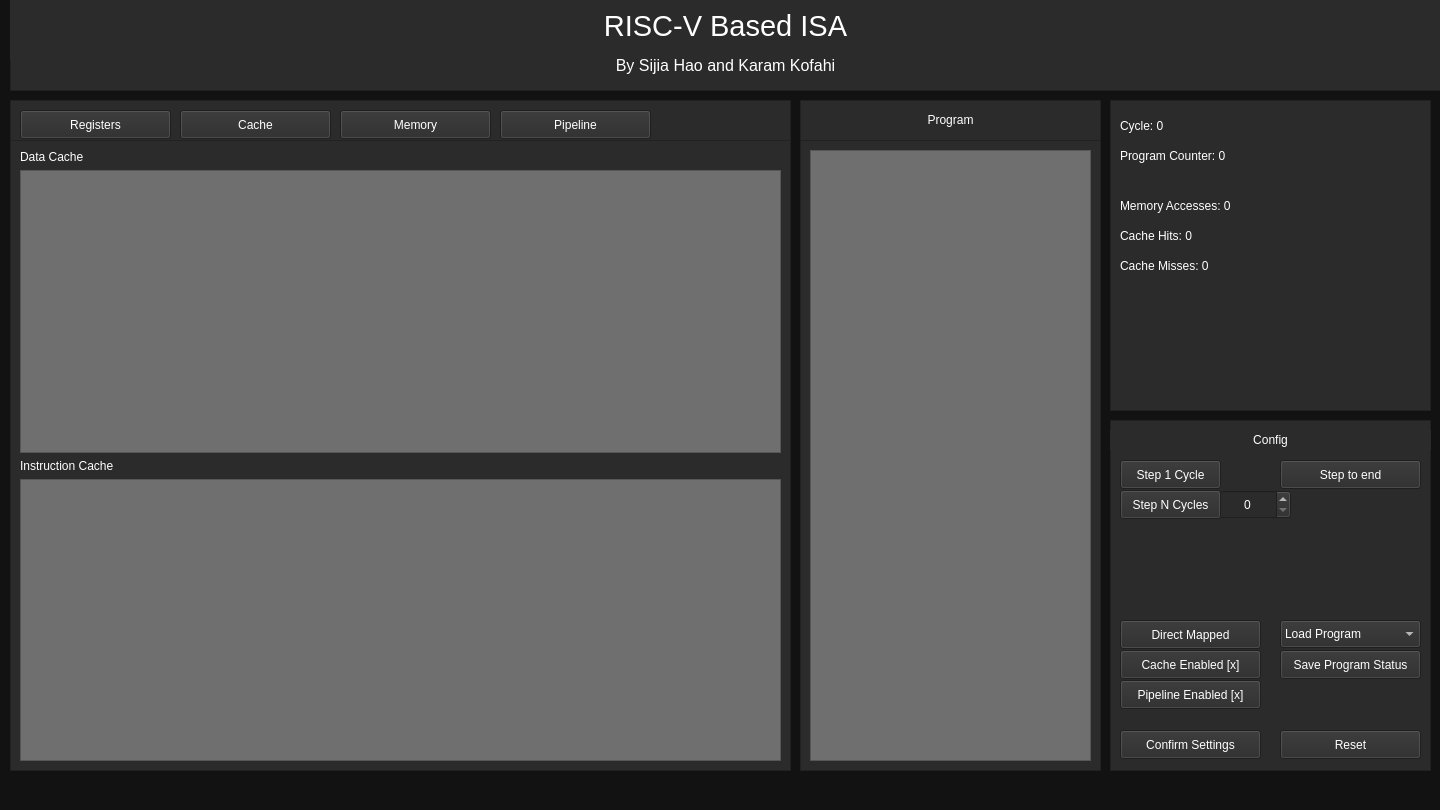
<?xml version="1.0" encoding="UTF-8"?>
<ui version="4.0">
 <class>MainWindow</class>
 <widget class="QMainWindow" name="MainWindow">
  <property name="geometry">
   <rect>
    <x>0</x>
    <y>0</y>
    <width>1440</width>
    <height>810</height>
   </rect>
  </property>
  <property name="windowTitle">
   <string>MainWindow</string>
  </property>
  <property name="styleSheet">
   <string notr="true">background-color: rgb(18, 18, 18);</string>
  </property>
  <widget class="QWidget" name="centralwidget">
   <widget class="QFrame" name="frame">
    <property name="geometry">
     <rect>
      <x>10</x>
      <y>100</y>
      <width>781</width>
      <height>671</height>
     </rect>
    </property>
    <property name="styleSheet">
     <string notr="true">background-color: rgb(43, 43, 43);</string>
    </property>
    <property name="frameShape">
     <enum>QFrame::StyledPanel</enum>
    </property>
    <property name="frameShadow">
     <enum>QFrame::Raised</enum>
    </property>
    <widget class="QPushButton" name="registerButton">
     <property name="geometry">
      <rect>
       <x>10</x>
       <y>10</y>
       <width>151</width>
       <height>29</height>
      </rect>
     </property>
     <property name="styleSheet">
      <string notr="true">background-color: rgb(43, 43, 43);
color: rgb(255, 255, 255);</string>
     </property>
     <property name="text">
      <string>Registers</string>
     </property>
    </widget>
    <widget class="QPushButton" name="cacheButton">
     <property name="geometry">
      <rect>
       <x>170</x>
       <y>10</y>
       <width>151</width>
       <height>29</height>
      </rect>
     </property>
     <property name="styleSheet">
      <string notr="true">background-color: rgb(43, 43, 43);
color: rgb(255, 255, 255);</string>
     </property>
     <property name="text">
      <string>Cache</string>
     </property>
    </widget>
    <widget class="QPushButton" name="memoryButton">
     <property name="geometry">
      <rect>
       <x>330</x>
       <y>10</y>
       <width>151</width>
       <height>29</height>
      </rect>
     </property>
     <property name="styleSheet">
      <string notr="true">background-color: rgb(43, 43, 43);
color: rgb(255, 255, 255);</string>
     </property>
     <property name="text">
      <string>Memory</string>
     </property>
    </widget>
    <widget class="QScrollArea" name="scrollArea">
     <property name="geometry">
      <rect>
       <x>0</x>
       <y>40</y>
       <width>781</width>
       <height>631</height>
      </rect>
     </property>
     <property name="lineWidth">
      <number>1</number>
     </property>
     <property name="widgetResizable">
      <bool>true</bool>
     </property>
     <widget class="QWidget" name="scrollAreaWidgetContents">
      <property name="geometry">
       <rect>
        <x>0</x>
        <y>0</y>
        <width>779</width>
        <height>629</height>
       </rect>
      </property>
      <layout class="QGridLayout" name="gridLayout">
       <item row="2" column="0">
        <widget class="QLabel" name="tableLabelBot">
         <property name="styleSheet">
          <string notr="true">color: rgb(255, 255, 255);</string>
         </property>
         <property name="text">
          <string>Instruction Cache</string>
         </property>
        </widget>
       </item>
       <item row="0" column="0">
        <widget class="QLabel" name="tableLabel1">
         <property name="styleSheet">
          <string notr="true">color: rgb(255, 255, 255);</string>
         </property>
         <property name="text">
          <string>Data Cache</string>
         </property>
        </widget>
       </item>
       <item row="1" column="0">
        <widget class="QTableWidget" name="tableWidget">
         <property name="styleSheet">
          <string notr="true">background-color: rgb(111, 111, 111);
alternate-background-color: rgb(133, 133, 133);</string>
         </property>
         <property name="alternatingRowColors">
          <bool>true</bool>
         </property>
        </widget>
       </item>
       <item row="4" column="0">
        <widget class="QTableWidget" name="tableWidgetBot">
         <property name="styleSheet">
          <string notr="true">background-color: rgb(111, 111, 111);
alternate-background-color: rgb(133, 133, 133);</string>
         </property>
         <property name="alternatingRowColors">
          <bool>true</bool>
         </property>
        </widget>
       </item>
      </layout>
     </widget>
    </widget>
    <widget class="QPushButton" name="pipelineButton">
     <property name="geometry">
      <rect>
       <x>490</x>
       <y>10</y>
       <width>151</width>
       <height>29</height>
      </rect>
     </property>
     <property name="styleSheet">
      <string notr="true">background-color: rgb(43, 43, 43);
color: rgb(255, 255, 255);</string>
     </property>
     <property name="text">
      <string>Pipeline</string>
     </property>
    </widget>
   </widget>
   <widget class="QFrame" name="frame_2">
    <property name="geometry">
     <rect>
      <x>10</x>
      <y>-10</y>
      <width>1601</width>
      <height>101</height>
     </rect>
    </property>
    <property name="styleSheet">
     <string notr="true">background-color: rgb(43, 43, 43);</string>
    </property>
    <property name="frameShape">
     <enum>QFrame::StyledPanel</enum>
    </property>
    <property name="frameShadow">
     <enum>QFrame::Raised</enum>
    </property>
    <widget class="QLabel" name="Title">
     <property name="geometry">
      <rect>
       <x>0</x>
       <y>0</y>
       <width>1431</width>
       <height>71</height>
      </rect>
     </property>
     <property name="sizePolicy">
      <sizepolicy hsizetype="Preferred" vsizetype="Preferred">
       <horstretch>0</horstretch>
       <verstretch>0</verstretch>
      </sizepolicy>
     </property>
     <property name="font">
      <font>
       <pointsize>22</pointsize>
      </font>
     </property>
     <property name="styleSheet">
      <string notr="true">color: rgb(255, 255, 255);</string>
     </property>
     <property name="text">
      <string>RISC-V Based ISA</string>
     </property>
     <property name="alignment">
      <set>Qt::AlignCenter</set>
     </property>
    </widget>
    <widget class="QLabel" name="TitleOurNames">
     <property name="enabled">
      <bool>true</bool>
     </property>
     <property name="geometry">
      <rect>
       <x>0</x>
       <y>40</y>
       <width>1431</width>
       <height>71</height>
      </rect>
     </property>
     <property name="sizePolicy">
      <sizepolicy hsizetype="Preferred" vsizetype="Preferred">
       <horstretch>0</horstretch>
       <verstretch>0</verstretch>
      </sizepolicy>
     </property>
     <property name="font">
      <font>
       <pointsize>12</pointsize>
      </font>
     </property>
     <property name="autoFillBackground">
      <bool>false</bool>
     </property>
     <property name="styleSheet">
      <string notr="true">color: rgb(255, 255, 255);
background-color: rgba(255, 255, 255, 0);</string>
     </property>
     <property name="frameShape">
      <enum>QFrame::NoFrame</enum>
     </property>
     <property name="text">
      <string>By Sijia Hao and Karam Kofahi</string>
     </property>
     <property name="alignment">
      <set>Qt::AlignCenter</set>
     </property>
    </widget>
   </widget>
   <widget class="QFrame" name="frame_3">
    <property name="geometry">
     <rect>
      <x>1110</x>
      <y>420</y>
      <width>321</width>
      <height>351</height>
     </rect>
    </property>
    <property name="styleSheet">
     <string notr="true">background-color: rgb(43, 43, 43);</string>
    </property>
    <property name="frameShape">
     <enum>QFrame::StyledPanel</enum>
    </property>
    <property name="frameShadow">
     <enum>QFrame::Raised</enum>
    </property>
    <widget class="QLabel" name="label">
     <property name="geometry">
      <rect>
       <x>0</x>
       <y>10</y>
       <width>321</width>
       <height>20</height>
      </rect>
     </property>
     <property name="styleSheet">
      <string notr="true">color: rgb(255, 255, 255);</string>
     </property>
     <property name="text">
      <string>Config</string>
     </property>
     <property name="alignment">
      <set>Qt::AlignCenter</set>
     </property>
    </widget>
    <widget class="QPushButton" name="cache1Or2Way">
     <property name="geometry">
      <rect>
       <x>10</x>
       <y>200</y>
       <width>141</width>
       <height>29</height>
      </rect>
     </property>
     <property name="styleSheet">
      <string notr="true">background-color: rgb(43, 43, 43);
color: rgb(255, 255, 255);</string>
     </property>
     <property name="text">
      <string>Direct Mapped</string>
     </property>
    </widget>
    <widget class="QPushButton" name="step1Cycle">
     <property name="geometry">
      <rect>
       <x>10</x>
       <y>40</y>
       <width>101</width>
       <height>29</height>
      </rect>
     </property>
     <property name="styleSheet">
      <string notr="true">background-color: rgb(43, 43, 43);
color: rgb(255, 255, 255);</string>
     </property>
     <property name="text">
      <string>Step 1 Cycle</string>
     </property>
    </widget>
    <widget class="QPushButton" name="stepNCycles">
     <property name="geometry">
      <rect>
       <x>10</x>
       <y>70</y>
       <width>101</width>
       <height>29</height>
      </rect>
     </property>
     <property name="styleSheet">
      <string notr="true">background-color: rgb(43, 43, 43);
color: rgb(255, 255, 255);</string>
     </property>
     <property name="text">
      <string>Step N Cycles</string>
     </property>
    </widget>
    <widget class="QSpinBox" name="numCycles">
     <property name="geometry">
      <rect>
       <x>110</x>
       <y>70</y>
       <width>71</width>
       <height>29</height>
      </rect>
     </property>
     <property name="styleSheet">
      <string notr="true">background-color: rgb(43, 43, 43);
color: rgb(255, 255, 255);</string>
     </property>
     <property name="alignment">
      <set>Qt::AlignCenter</set>
     </property>
     <property name="maximum">
      <number>99999</number>
     </property>
    </widget>
    <widget class="QPushButton" name="pipelineEnabled">
     <property name="geometry">
      <rect>
       <x>10</x>
       <y>260</y>
       <width>141</width>
       <height>29</height>
      </rect>
     </property>
     <property name="styleSheet">
      <string notr="true">background-color: rgb(43, 43, 43);
color: rgb(255, 255, 255);</string>
     </property>
     <property name="text">
      <string>Pipeline Enabled [x]</string>
     </property>
    </widget>
    <widget class="QPushButton" name="cacheEnabled">
     <property name="geometry">
      <rect>
       <x>10</x>
       <y>230</y>
       <width>141</width>
       <height>29</height>
      </rect>
     </property>
     <property name="styleSheet">
      <string notr="true">background-color: rgb(43, 43, 43);
color: rgb(255, 255, 255);</string>
     </property>
     <property name="text">
      <string>Cache Enabled [x]</string>
     </property>
    </widget>
    <widget class="QPushButton" name="storeInstructions">
     <property name="geometry">
      <rect>
       <x>170</x>
       <y>230</y>
       <width>141</width>
       <height>29</height>
      </rect>
     </property>
     <property name="styleSheet">
      <string notr="true">background-color: rgb(43, 43, 43);
color: rgb(255, 255, 255);</string>
     </property>
     <property name="text">
      <string>Save Program Status</string>
     </property>
    </widget>
    <widget class="QPushButton" name="stepToEnd">
     <property name="geometry">
      <rect>
       <x>170</x>
       <y>40</y>
       <width>141</width>
       <height>29</height>
      </rect>
     </property>
     <property name="styleSheet">
      <string notr="true">background-color: rgb(43, 43, 43);
color: rgb(255, 255, 255);</string>
     </property>
     <property name="text">
      <string>Step to end</string>
     </property>
    </widget>
    <widget class="QComboBox" name="comboBox">
     <property name="geometry">
      <rect>
       <x>170</x>
       <y>200</y>
       <width>141</width>
       <height>28</height>
      </rect>
     </property>
     <property name="styleSheet">
      <string notr="true">background-color: rgb(43, 43, 43);
color: rgb(255, 255, 255);</string>
     </property>
     <item>
      <property name="text">
       <string>Load Program</string>
      </property>
     </item>
     <item>
      <property name="text">
       <string>Program 1</string>
      </property>
     </item>
     <item>
      <property name="text">
       <string>Program 2</string>
      </property>
     </item>
     <item>
      <property name="text">
       <string>Program 3</string>
      </property>
     </item>
    </widget>
    <widget class="QPushButton" name="resetState">
     <property name="geometry">
      <rect>
       <x>170</x>
       <y>310</y>
       <width>141</width>
       <height>29</height>
      </rect>
     </property>
     <property name="styleSheet">
      <string notr="true">background-color: rgb(43, 43, 43);
color: rgb(255, 255, 255);</string>
     </property>
     <property name="text">
      <string>Reset</string>
     </property>
    </widget>
    <widget class="QPushButton" name="confirm">
     <property name="geometry">
      <rect>
       <x>10</x>
       <y>310</y>
       <width>141</width>
       <height>29</height>
      </rect>
     </property>
     <property name="styleSheet">
      <string notr="true">background-color: rgb(43, 43, 43);
color: rgb(255, 255, 255);</string>
     </property>
     <property name="text">
      <string>Confirm Settings</string>
     </property>
    </widget>
   </widget>
   <widget class="QFrame" name="frame_4">
    <property name="geometry">
     <rect>
      <x>800</x>
      <y>100</y>
      <width>301</width>
      <height>671</height>
     </rect>
    </property>
    <property name="styleSheet">
     <string notr="true">background-color: rgb(43, 43, 43);</string>
    </property>
    <property name="frameShape">
     <enum>QFrame::StyledPanel</enum>
    </property>
    <property name="frameShadow">
     <enum>QFrame::Raised</enum>
    </property>
    <widget class="QLabel" name="label_2">
     <property name="geometry">
      <rect>
       <x>10</x>
       <y>10</y>
       <width>281</width>
       <height>20</height>
      </rect>
     </property>
     <property name="styleSheet">
      <string notr="true">color: rgb(255, 255, 255);</string>
     </property>
     <property name="text">
      <string>Program</string>
     </property>
     <property name="alignment">
      <set>Qt::AlignCenter</set>
     </property>
    </widget>
    <widget class="QScrollArea" name="scrollArea_2">
     <property name="geometry">
      <rect>
       <x>0</x>
       <y>40</y>
       <width>301</width>
       <height>631</height>
      </rect>
     </property>
     <property name="widgetResizable">
      <bool>true</bool>
     </property>
     <widget class="QWidget" name="instructionsScroll">
      <property name="geometry">
       <rect>
        <x>0</x>
        <y>0</y>
        <width>299</width>
        <height>629</height>
       </rect>
      </property>
      <layout class="QGridLayout" name="gridLayout_2">
       <item row="0" column="0">
        <widget class="QTableWidget" name="instructionsTable">
         <property name="styleSheet">
          <string notr="true">background-color: rgb(111, 111, 111);
alternate-background-color: rgb(133, 133, 133);</string>
         </property>
         <property name="alternatingRowColors">
          <bool>true</bool>
         </property>
        </widget>
       </item>
      </layout>
     </widget>
    </widget>
   </widget>
   <widget class="QFrame" name="frame_5">
    <property name="geometry">
     <rect>
      <x>1110</x>
      <y>100</y>
      <width>321</width>
      <height>311</height>
     </rect>
    </property>
    <property name="styleSheet">
     <string notr="true">background-color: rgb(43, 43, 43);</string>
    </property>
    <property name="frameShape">
     <enum>QFrame::StyledPanel</enum>
    </property>
    <property name="frameShadow">
     <enum>QFrame::Raised</enum>
    </property>
    <widget class="QLabel" name="cycleLabel">
     <property name="geometry">
      <rect>
       <x>10</x>
       <y>10</y>
       <width>191</width>
       <height>31</height>
      </rect>
     </property>
     <property name="styleSheet">
      <string notr="true">background-color: rgb(43, 43, 43);
color: rgb(255, 255, 255);</string>
     </property>
     <property name="text">
      <string>Cycle: 0</string>
     </property>
     <property name="alignment">
      <set>Qt::AlignLeading|Qt::AlignLeft|Qt::AlignVCenter</set>
     </property>
    </widget>
    <widget class="QLabel" name="PCLabel">
     <property name="geometry">
      <rect>
       <x>10</x>
       <y>40</y>
       <width>191</width>
       <height>31</height>
      </rect>
     </property>
     <property name="styleSheet">
      <string notr="true">background-color: rgb(43, 43, 43);
color: rgb(255, 255, 255);</string>
     </property>
     <property name="text">
      <string>Program Counter: 0</string>
     </property>
     <property name="alignment">
      <set>Qt::AlignLeading|Qt::AlignLeft|Qt::AlignVCenter</set>
     </property>
    </widget>
    <widget class="QLabel" name="memAccessLabel">
     <property name="geometry">
      <rect>
       <x>10</x>
       <y>90</y>
       <width>191</width>
       <height>31</height>
      </rect>
     </property>
     <property name="styleSheet">
      <string notr="true">background-color: rgb(43, 43, 43);
color: rgb(255, 255, 255);</string>
     </property>
     <property name="text">
      <string>Memory Accesses: 0</string>
     </property>
     <property name="alignment">
      <set>Qt::AlignLeading|Qt::AlignLeft|Qt::AlignVCenter</set>
     </property>
    </widget>
    <widget class="QLabel" name="cacheHitsLabel">
     <property name="geometry">
      <rect>
       <x>10</x>
       <y>120</y>
       <width>191</width>
       <height>31</height>
      </rect>
     </property>
     <property name="styleSheet">
      <string notr="true">background-color: rgb(43, 43, 43);
color: rgb(255, 255, 255);</string>
     </property>
     <property name="text">
      <string>Cache Hits: 0</string>
     </property>
     <property name="alignment">
      <set>Qt::AlignLeading|Qt::AlignLeft|Qt::AlignVCenter</set>
     </property>
    </widget>
    <widget class="QLabel" name="cacheMissesLabel">
     <property name="geometry">
      <rect>
       <x>10</x>
       <y>150</y>
       <width>191</width>
       <height>31</height>
      </rect>
     </property>
     <property name="styleSheet">
      <string notr="true">background-color: rgb(43, 43, 43);
color: rgb(255, 255, 255);</string>
     </property>
     <property name="text">
      <string>Cache Misses: 0</string>
     </property>
     <property name="alignment">
      <set>Qt::AlignLeading|Qt::AlignLeft|Qt::AlignVCenter</set>
     </property>
    </widget>
   </widget>
  </widget>
  <widget class="QStatusBar" name="statusbar"/>
 </widget>
 <resources/>
 <connections/>
</ui>
